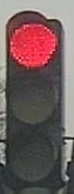
#> input picture Valid_Traffic_Lights/traffic_light0_00001.jpg, 74 x 194 px
$ python -i color_lights.py   (imports and definitions only)
#> lines starting #> are read from the running program, lines starting #| are printed output that depends on the picture; after the words box and inside, x2 and y2 are one past the last pixel; in counts of white or black regions, pixels touching at a corner belong together; long printed decimals are rounded
#> further down, picture is the input picture: shape (194, 74, 3); mean B, G, R 91.4, 91.1, 112.1
import numpy as np
import cv2
from PIL import Image
import matplotlib.pyplot as plt
import argparse

"""
given an image and location of traffic signal,
check what color light is currently active.
"""
def check_color(img):
  color = ['r', 'y', 'g']

  # # load the image
  # imageFrame = Image.open('/Valid_Traffic_Lights/traffic_light0_00001.jpg')

  # convert image to numpy array
  # data = np.array(imageFrame)
  data = np.array(img)

  # # git the detected slice of image
  # x1, y1, x2, y2 = coords
  # data = data[y1:y2,x1:x2]

  # convert to HSV
  hsvFrame = cv2.cvtColor(data, cv2.COLOR_BGR2HSV)
#> hsvFrame: shape (194, 74, 3); mean H, S, V 81.1, 43.1, 114
  plt.imsave("test-hsv.jpg", img)
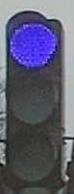
#> saved as test-hsv.jpg: shape (194, 74, 3); mean R, G, B 91.4, 91, 112

  # Set range for red color and
  # define mask
  # red_lower = np.array([136, 87, 111], np.uint8)
  # red_upper = np.array([180, 255, 255], np.uint8)
  red_lower = np.array([100, 87, 111], np.uint8)
  red_upper = np.array([180, 255, 255], np.uint8)
  red_mask = cv2.inRange(hsvFrame, red_lower, red_upper)
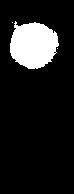
#> red_mask: shape (194, 74); 12.3% white; 3 white regions (2 under 20 px), largest, box (x1, y1, x2, y2) and area: (10, 21, 59, 69) 1767

  # Set range for yellow color and
  # define mask
  yellow_lower = np.array([20, 100, 100], np.uint8)
  yellow_upper = np.array([30, 255, 255], np.uint8)
  yellow_mask = cv2.inRange(hsvFrame, yellow_lower, yellow_upper)
#> yellow_mask: shape (194, 74); every value is 0

  # Set range for green color and
  # define mask
  green_lower = np.array([25, 52, 72], np.uint8)
  green_upper = np.array([102, 255, 255], np.uint8)
  green_mask = cv2.inRange(hsvFrame, green_lower, green_upper)
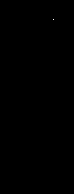
#> green_mask: shape (194, 74); 0.01% white in thin lines or dots, all inside (x1, y1, x2, y2) = (53, 19, 54, 20)

  # determine percentage that the light is red, yellow, or green.
  # ----mask values seem to be (0-255) where 255 is
  # ----the pixel that matches the color.
  red_percent = np.sum(red_mask) / (data.shape[0] * data.shape[1] * 255)
#> red_percent = 0.123
  print(f'percentage light is red = {red_percent}')
#| percentage light is red = 0.1232

  yellow_percent = np.sum(yellow_mask) / (data.shape[0] * data.shape[1] * 255)
#> yellow_percent = 0
  print(f'percentage light is yellow = {yellow_percent}')
#| percentage light is yellow = 0.0

  green_percent = np.sum(green_mask) / (data.shape[0] * data.shape[1] * 255)
#> green_percent = 6.97e-05
  print(f'percentage light is green = {green_percent}')
#| percentage light is green = 6.965728615213152e-05

  percents = [red_percent, yellow_percent, green_percent]
#> percents = [0.123, 0, 6.97e-05]

  color = color[np.argmax(percents)]
#> color = 'r'

  print(f'detected color is {color}')
#| detected color is r
  return color

# [14 lines not run here, left out]

>>> import cv2
>>> picture = cv2.imread('Valid_Traffic_Lights/traffic_light0_00001.jpg')
>>> result = check_color(picture)
#> result = 'r'

$ run again, on Valid_Traffic_Lights/traffic_light0_00070.jpg
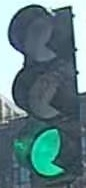
#> input picture Valid_Traffic_Lights/traffic_light0_00070.jpg, 86 x 188 px
#> picture is the input picture: shape (188, 86, 3); mean B, G, R 128.4, 123.9, 92.7
#> hsvFrame: shape (188, 86, 3); mean H, S, V 97.3, 82.3, 131.7
#> in check_color, `red_mask = cv2.inRange(hsvFrame, red_lower, red_upper)`:
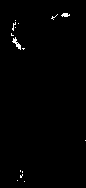
#> red_mask: shape (188, 86); 0.74% white in thin lines or dots, all inside (x1, y1, x2, y2) = (11, 13, 86, 182)
#> yellow_mask: shape (188, 86); every value is 0
#> in check_color, `green_mask = cv2.inRange(hsvFrame, green_lower, green_upper)`:
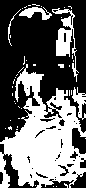
#> green_mask: shape (188, 86); 41.3% white; 44 white regions (38 under 20 px), largest, box (x1, y1, x2, y2) and area: (0, 64, 86, 188) 5460, (52, 8, 79, 82) 623, (19, 7, 52, 20) 205, (72, 87, 86, 120) 196, (8, 9, 21, 46) 49, (58, 64, 64, 68) 20
#> red_percent = 0.00742
#| percentage light is red = 0.007422
#> yellow_percent = 0
#| percentage light is yellow = 0.0
#> green_percent = 0.413
#| percentage light is green = 0.4126
#> percents = [0.00742, 0, 0.413]
#> color = 'g'
#| detected color is g

$ run again, on Valid_Traffic_Lights/traffic_light0_00072.jpg
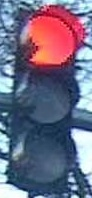
#> input picture Valid_Traffic_Lights/traffic_light0_00072.jpg, 92 x 198 px
#> picture is the input picture: shape (198, 92, 3); mean B, G, R 130.3, 106.6, 110.4
#> hsvFrame: shape (198, 92, 3); mean H, S, V 111, 116.6, 150.5
#> in check_color, `red_mask = cv2.inRange(hsvFrame, red_lower, red_upper)`:
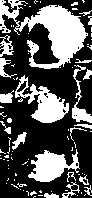
#> red_mask: shape (198, 92); 33.9% white; 91 white regions (70 under 20 px), largest, box (x1, y1, x2, y2) and area: (0, 0, 88, 69) 2556, (15, 75, 69, 123) 1042, (28, 149, 80, 182) 922
#> yellow_mask: shape (198, 92); every value is 0
#> in check_color, `green_mask = cv2.inRange(hsvFrame, green_lower, green_upper)`:
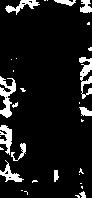
#> green_mask: shape (198, 92); 9.5% white; 32 white regions (20 under 20 px), largest, box (x1, y1, x2, y2) and area: (0, 76, 16, 118) 324, (79, 57, 92, 99) 274, (0, 125, 12, 155) 204
#> red_percent = 0.339
#| percentage light is red = 0.3393
#> yellow_percent = 0
#| percentage light is yellow = 0.0
#> green_percent = 0.0951
#| percentage light is green = 0.09514
#> percents = [0.339, 0, 0.0951]
#> color = 'r'
#| detected color is r
